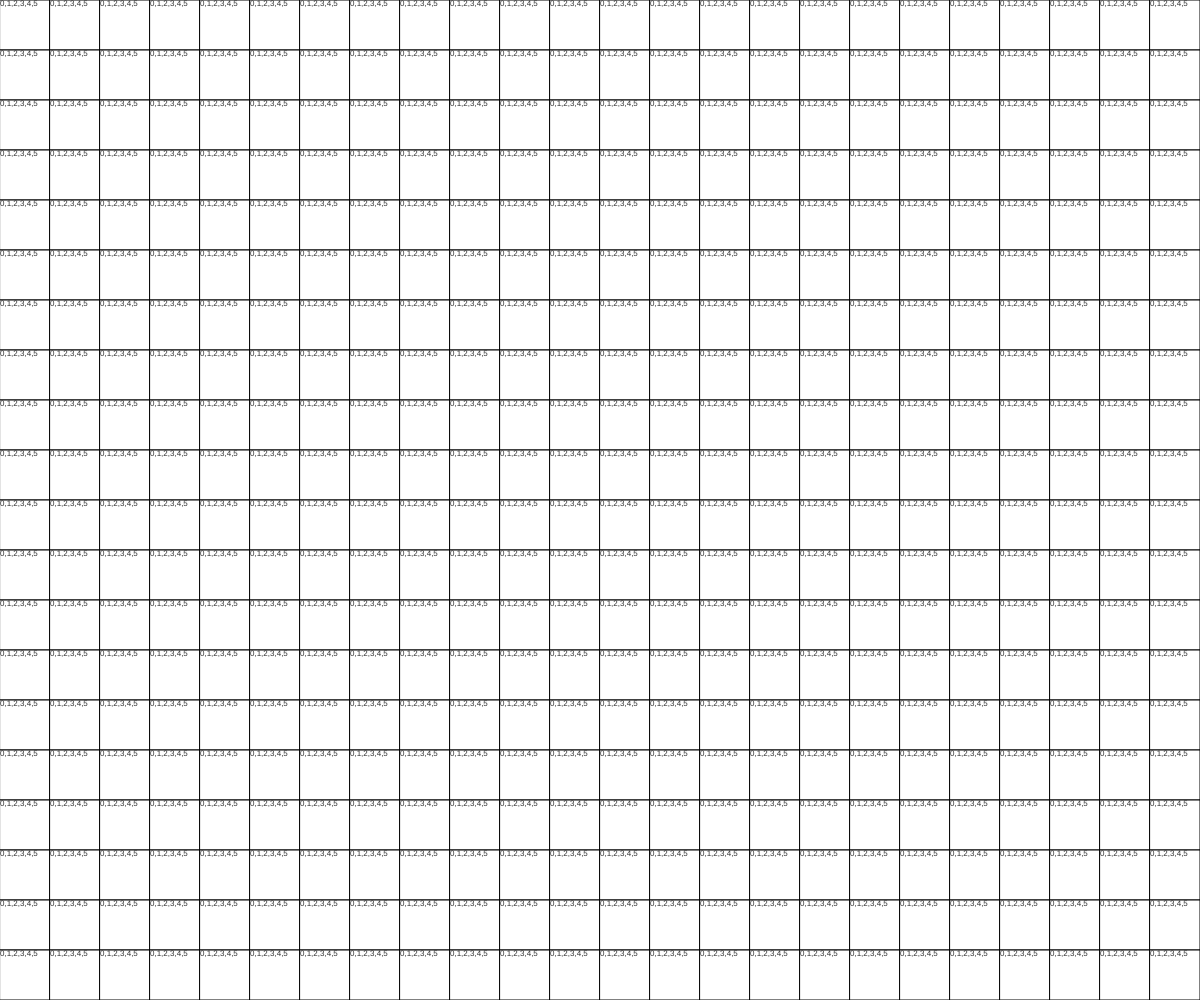
Frame 1 (no input)
Frame 60 (no input): identical to frame 1, image omitted
Frame 120 (the mouse pressed at the canvas centre since frame 60): identical to frame 1, image omitted

The p5.js sketch that drew this single still picture (run headless with seeded random() and noise() and a simulated clock; from frame 60 on, the mouse is pressed at the canvas centre):

// p5.js sketch
// ── sketch.js

let dimensions = 50;
let boxes = [];
let rules = [];
let colors;
let maskX = []
let maskY = []

function setup() {
    createCanvas(windowWidth, windowHeight);
    background(51);
    maskX = [0,1,0 ,-1];
    maskY = [1 ,0,-1 ,0];
    colors = [createVector(255,0,0), createVector(0,255,0), createVector(0,0,255), createVector(255,165,0), createVector(255,255,0), createVector(181,0,181)];
    createRules();
    createGrid();
}

function draw() {
    for(let i = 0; i < boxes.length; i++){
        boxes[i].show();
    }
}

function createGrid() {
    allPosibilites = [0,1,2,3,4,5]
    for(let x = 0; x < windowWidth; x += dimensions){
        for(let y = 0; y < windowHeight; y += dimensions){
            randVec = random(colors);
            boxes.push(new Box(x,y,255,255,255, allPosibilites));

        }
    }
    console.table(boxes);
}

function createRules() 
{
    // r = 0
    // g = 1
    // b = 2
    // o = 3
    // y = 4
    // p = 5

    zero = [0,3,4,5]
    one = [1,2,3,4]
    two = [1,2,4]
    three = [0,1,3,4]
    four = [0,1,3,4]
    five = [0,2,3]
}

function getNeighbour(centerBox, boxesToUpdate) 
{
    var index = (centerBox.x/dimensions) * (floor(height/dimensions)+1) + (centerBox.y/dimensions)

    boxesToUpdate = []

    for(let i = 0;i < maskX.length; i++)
    {
        var xShift = (floor(height/dimensions)+1) * maskX[i]
        newIndex = index + maskY[i] + xShift
        if (newIndex > 0 && newIndex < boxes.length && !boxes[newIndex].collapsed){
            boxesToUpdate.push(boxes[newIndex]);
        }
    }
    return boxesToUpdate;
}

function queueAllUpdates(clickedBox) {
    
    boxesToUpdate = [];

    boxesToUpdate = getNeighbour(clickedBox, boxesToUpdate);

    maxDepth = 1000;

    while(maxDepth > 0 && boxesToUpdate.length > 0)
    {
        boxesToUpdate = boxesToUpdate.concat(getNeighbour(boxesToUpdate[0], boxesToUpdate));
        boxesToUpdate[0].randomColor();
        boxesToUpdate.shift();
        maxDepth -= 1;
    }
}


function mouseClicked() 
{
    if(mouseX < 0 || mouseY < 0)
        return;
    console.log(mouseX);

    var clickedBox;

    for(let i = 0; i < boxes.length;i++){
        if(boxes[i].clicked())
            clickedBox = boxes[i];
    }

    if(clickedBox != null){
        queueAllUpdates(clickedBox);
    }

}



// ── box.js
class Box{
    constructor(pX, pY, pR, pG, pB, allPos){
        this.possibilites = allPos;
        this.x = pX;
        this.y = pY;
        this.r = pR;
        this.g = pG;
        this.b = pB;
        this.collapsed = false;
    }

    update()
    {
        
    }

    show()
    {
        textSize(8);
    
        let out = this.possibilitiesToString();
    

        fill(this.r, this.g, this.b);
        rect(this.x,this.y, dimensions, dimensions);
        fill(50)
        text(out, this.x, this.y, dimensions/2);
    }

    possibilitiesToString(){
        var output = "";
        for(let p in this.possibilites){
            output += ""+p +",";
        }
        output = output.substring(0, output.length-1);
        return output;
    }

    distance(x1, y1, x2,y2){
        var a = x1-x2;
        var b = y1-y2;
        return Math.sqrt(a*a + b*b);
    }

    reColor(){
        if(this.possibilites.length > 0){
            var randIndex = random(this.possibilites);
            var color = colors[randIndex];
            this.r = color.x;
            this.g = color.y;
            this.b = color.z;
            this.possibilites = [];
        }
    }

    clicked(){
        var dist = this.distance(mouseX, mouseY, this.x + dimensions/2, this.y + dimensions/2);
        if(dist < dimensions/2){
            return true;
        }
        return false;
    }

    triggered(x, y){
        var dist = this.distance(x, y, this.x + dimensions/2, this.y + dimensions/2);
        if(dist < dimensions/2){
            return true;
        }
        return false;
    }

    randomColor(){
        this.r = random(255);
        this.g = random(255);
        this.b = random(255);
        this.collapsed = true;
    }

}
